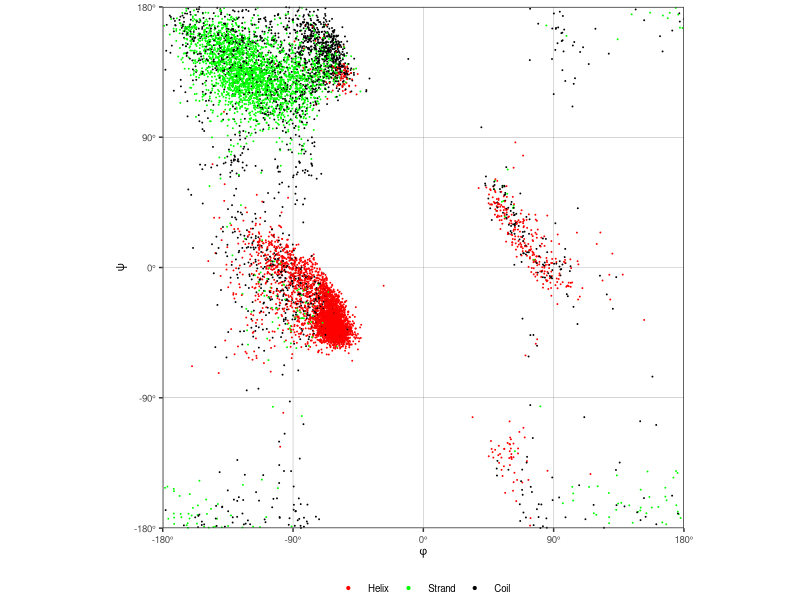

The R source for this figure:

library(ggplot2)
library(plyr)

# clear environment
rm(list = ls())

# read in data file
df <- read.csv('torsion.txt')

# map values
df$sse <- mapvalues(df$sse, from = c('Turn', 'Bridge', 'Bend'), to = c('Helix', 'Strand', 'Coil'))

# reorder factor levels
df$sse <- factor(df$sse, levels = c('Helix', 'Strand', 'Coil'))

# color scale
color_scale <- c('Helix' = 'red', 'Strand' = 'green', 'Coil' = 'black')

ggplot(df, aes(phi, psi, color = sse)) +
    
    # geoms
    geom_point(
        size = rel(0.01)
    ) + 
    
    # scales
    scale_x_continuous(
        limits = c(-180,180),
        expand = c(0,0),
        breaks = c(-180,-90,0,90,180),
        labels = c('-180\u00B0','-90\u00B0','0\u00B0','90\u00B0','180\u00B0')
    ) + 
    scale_y_continuous(
        limits = c(-180,180),
        expand = c(0,0),
        breaks = c(-180,-90,0,90,180),
        labels = c('-180\u00B0','-90\u00B0','0\u00B0','90\u00B0','180\u00B0')
    ) + 
    scale_color_manual(NULL, values = color_scale) + 
    
    # guides
    guides(color = guide_legend(override.aes = list(size = rel(0.75)))) + 

    # coordinates
    coord_fixed(
       ratio = 1
    ) +

    # axis labels
    labs(
         x = expression(phi), 
         y = expression(psi)
    ) + 

    # default theme 
    theme_bw() +

    # default override
    theme(
        plot.title = element_blank(), 
        plot.margin = margin(5,0,0,0), 
       
        panel.grid.minor = element_blank(),
        panel.grid.major = element_line(size = rel(0.2), color = 'grey50'),

        axis.text = element_text(size = 7), 
        axis.title = element_text(size = 8),
        
        legend.title = element_blank(), 
        legend.text = element_text(size = 7),
        legend.position = 'bottom',
        legend.margin = margin(0,0,0,0),
        legend.direction = 'horizontal'
    )

ggsave('ramachandran.eps', device = 'eps', width = 3, height = 3)


